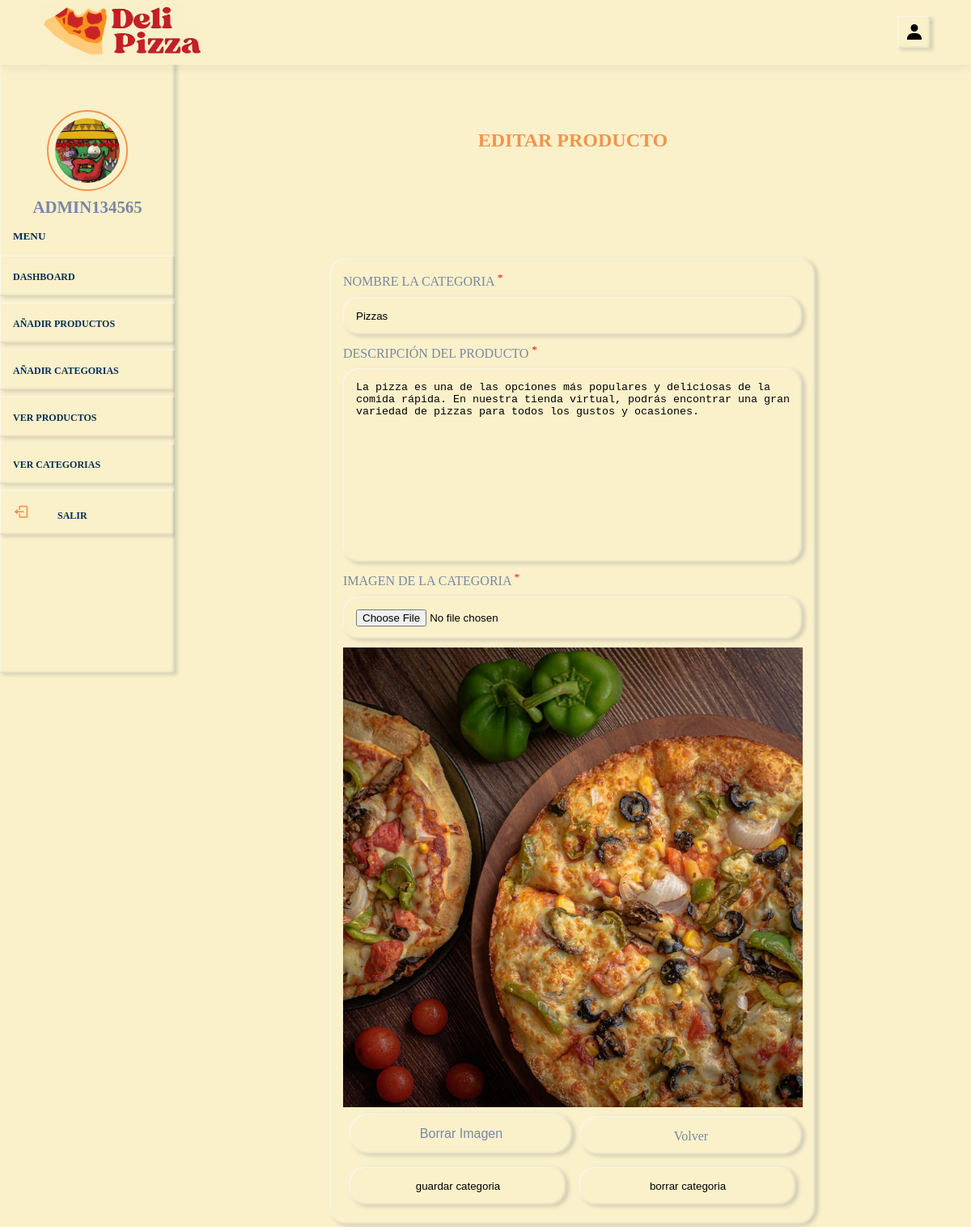
The page /delipizza_2.0/delipizza/admin-pannel/edit-category.php?id=2 (signed in) on the database its author committed.
### tables this page shows
CREATE TABLE IF NOT EXISTS administrador (
  ID_Administrador int UNSIGNED NOT NULL AUTO_INCREMENT COMMENT 'En esta casilla se guardara la ID del administrador, la cual se incrementa automaticamente.',
  nombre_Admin varchar(30) NOT NULL COMMENT 'Se guarda el nombre del administrador ',
  email_Admin varchar(30) NOT NULL COMMENT 'Se guarda el email del administrador para las credenciales de ingreso',
  contraseña_Admin varchar(100) NOT NULL COMMENT 'Se guarda la contraseña del administrador la cual esta cifrada usando sha1 de php',
  foto varchar(255) NOT NULL COMMENT 'Se guarda el nombre y el tipo de archivo de la foto subida por el administrador',
  PRIMARY KEY (ID_Administrador)
);

CREATE TABLE IF NOT EXISTS categoria (
  ID_Categoria int UNSIGNED NOT NULL AUTO_INCREMENT COMMENT 'Se guarda el numero de identificador de la categoria, la cual es de incremento automaticamente',
  nombre_Categoria varchar(30) NOT NULL COMMENT 'Se guarda el nombre de la categoria el cual es un string',
  desc_Categoria varchar(255) NOT NULL COMMENT 'Se guarda la descripcion del producto con tipo string, de maximo 255 caracteres',
  img_Categoria varchar(100) NOT NULL COMMENT 'Se almacena el nombre y tipo de archivo de la imagen',
  PRIMARY KEY (ID_Categoria)
);

### delipizza_2.0/delipizza/admin-pannel/edit-category.php (the view, shortened to what this page needs)
<?php
include '../components/connect.php';
?>
<!DOCTYPE html>
<html lang="en">
<head>
    <link href='https://unpkg.com/boxicons@2.1.4/css/boxicons.min.css' rel='stylesheet'>
</head>
<body>
    <div class="main-container">
        <?php include '../components/admin-header.php'; ?>
        <section class="post-editor">
            <h1 class="heading">Editar producto</h1>
            <div class="box-container">
                <?php
                $category_id = $_GET['id'];
                $get_category = $conn->prepare("SELECT * FROM categoria WHERE ID_Categoria = ?");
                $get_category->execute([$category_id]);
                if ($get_category->rowCount() > 0) {
                    while ($fetch_category = $get_category->fetch(PDO::FETCH_ASSOC)) {
                ?>
                        <div class="form-container">
                            <form action="" method="post" enctype="multipart/form-data">
                                <div class="input-field">
                                    <label for="title">Nombre la categoria <sup>*</sup></label>
                                    <input type="text" name="title" id="title" pattern="^[a-zA-Z ]+$" value="<?= $fetch_category['nombre_Categoria']; ?>" required>
                                </div>
                                <div class="input-field">
                                    <label for="description">Descripción del Producto <sup>*</sup></label>
                                    <textarea name="description" id="description" cols="30" rows="10" required><?= $fetch_category['desc_Categoria']; ?></textarea>
                                </div>
                                <div class="input-field">
                                    <label for="image">Imagen de la categoria <sup>*</sup></label>
                                    <input type="file" name="image" id="image" required>
                                    <?php if ($fetch_category['img_Categoria'] != '') { ?>
                                        <img src="../uploaded-img/categorias/<?= $fetch_category['img_Categoria']; ?>" alt="" class="image">
                                        <div class="flex-btn">
                                            <input type="submit" name="delete_image" class="btn" value="borrar imagen">
                                            <a href="view-categorys.php" class="btn" style="width:49%; text-align:center; height: 3rem;margin-top:.7rem;">volver</a>
                                        </div>
                                    <?php } ?>
                                    <div class="flex-btn">
                                        <input type="submit" name="save" value="guardar categoria">
                                        <input type="submit" name="delete_category" value="borrar categoria">
                                    </div>
                                </div>
                            </form>
                        </div>
            </div>
    <?php
                    }
                }
    ?>
        </section>
    </div>
</body>
</html>

### delipizza_2.0/delipizza/components/admin-header.php (shortened to what this page needs)
<header>
    <div class="logo">
        <a href="dashboard.php"> <img src="../image/Delipizza-logo-final.jpg" alt="Logo de la tienda Delipizza " width="200"></a>
    </div>
    <div class="right">
        <div class="" id="user-btn"><img src="../image/user-solid-24.png" alt=""></div>
    </div>
</header>
<div class="side-container">
    <div class="sidebar">
        <?php
        $select_profile = $conn->prepare("SELECT * FROM administrador WHERE ID_Administrador = ?");
        $select_profile->execute([$admin_id]);
        if ($select_profile->rowCount() > 0) {
            $fetch_profile = $select_profile->fetch(PDO::FETCH_ASSOC);
        ?>
            <div class="profile">
                <img src="../uploaded-img/admin/<?= $fetch_profile['foto'] ?>" alt="" class="logo-img" width="100">
                <p><?= $fetch_profile['nombre_Admin'];   ?></p>
            </div>
        <?php } ?>
        <h5>Menu</h5>
        <div class="navbar">
            <ul>
                <li><a href="dashboard.php">Dashboard</a></li>
                <li><a href="add-products.php">Añadir productos</a></li>
                <li><a href="add-category.php">Añadir Categorias</a></li>
                <li><a href="view-products.php">Ver productos</a></li>
                <li><a href="view-category.php">Ver Categorias</a></li>
                <li><a href="../components/admin-logout.php" onclick="return confirm('¿Salir del sitio?')"><i class="bx bx-log-out"></i> Salir</a></li>
            </ul>
        </div>
    </div>
</div>

### rows shown on the page
administrador: foto (picture), nombre_Admin "ADMIN134565"
categoria: title "Pizzas", description "La pizza es una de las opciones más populares y deliciosas de la comida rápida. En nuestra tienda virtual, podrás encontrar una gran variedad de pizzas para todos los gustos y ocasiones.", img_Categoria (picture)
